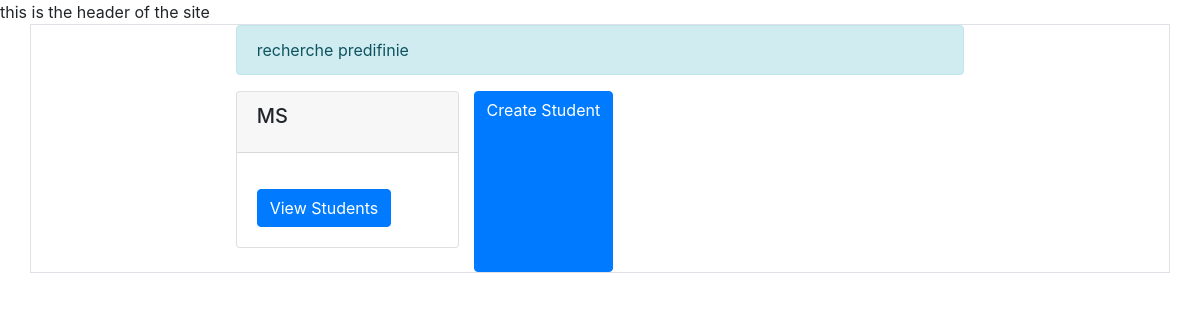
Page /homepage/acceuil/ on the earlier database version.
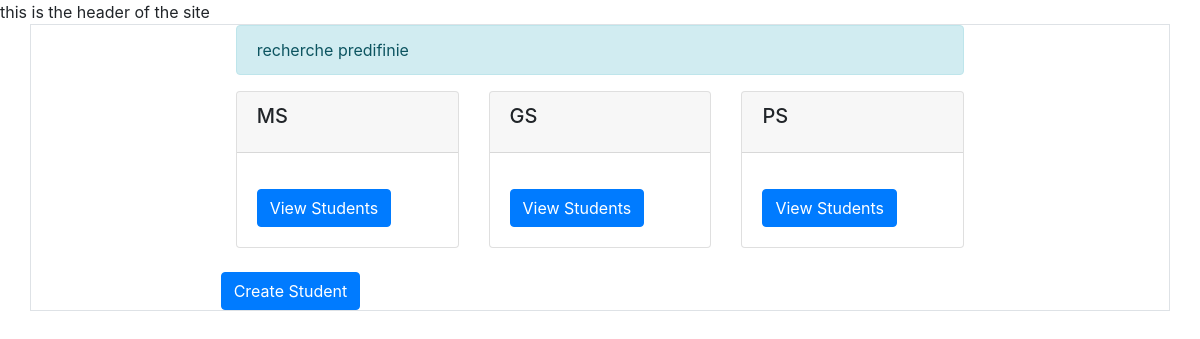
Same page on the later database version.
### scuelo/models.py (models this page shows, shortened)
class Classe(models.Model):
    type_ecole = models.CharField(max_length=14, choices=TYPE_ECOLE ,  default="")
    nom = models.CharField(max_length=23, null=False , default="")

### scuelo/views.py (the view)
# urls.py: path('acceuil/', home_view, name='home'),
def home_view(request):
    classes = Classe.objects.all()
    return render(request, 'scuelo/scuelo_acceuil.html' , {'classes' :classes})

### scuelo/templates/scuelo/scuelo_acceuil.html (shortened to what this page needs)
{% extends 'layout.html' %}
{% block header %}
    <header> this is the header of the site</header>
{% endblock header %}
{% block content %}
  <div class="container  border  border">
  <div class="row justify-content-center ">
    <div class="col-md-8">
      <div class="alert alert-info" role="alert">
        recherche predifinie
      </div>
    </div>
  </div>
  <div class="row justify-content-center">
    <div class="col-md-8">
      <div class="row">
        {% for classe in classes %}
        <div class="col-md-4 mb-4">
          <div class="card">
            <div class="card-header">
              <h5 class="card-title">{{ classe.nom }}</h5>
            </div>
            <div class="card-body">
              <a href="{% url 'student_list' classe.id %}" class="btn btn-primary">View Students</a>
            </div>
          </div>
        </div>
        {% endfor %}
        <a href="{% url 'create_student' %}" class="btn btn-primary">Create Student</a>
      </div>
    </div>
  </div>
</div>
{% endblock content %}

Differences in the rows shown:
added Classe: nom "GS"
added Classe: nom "PS"
